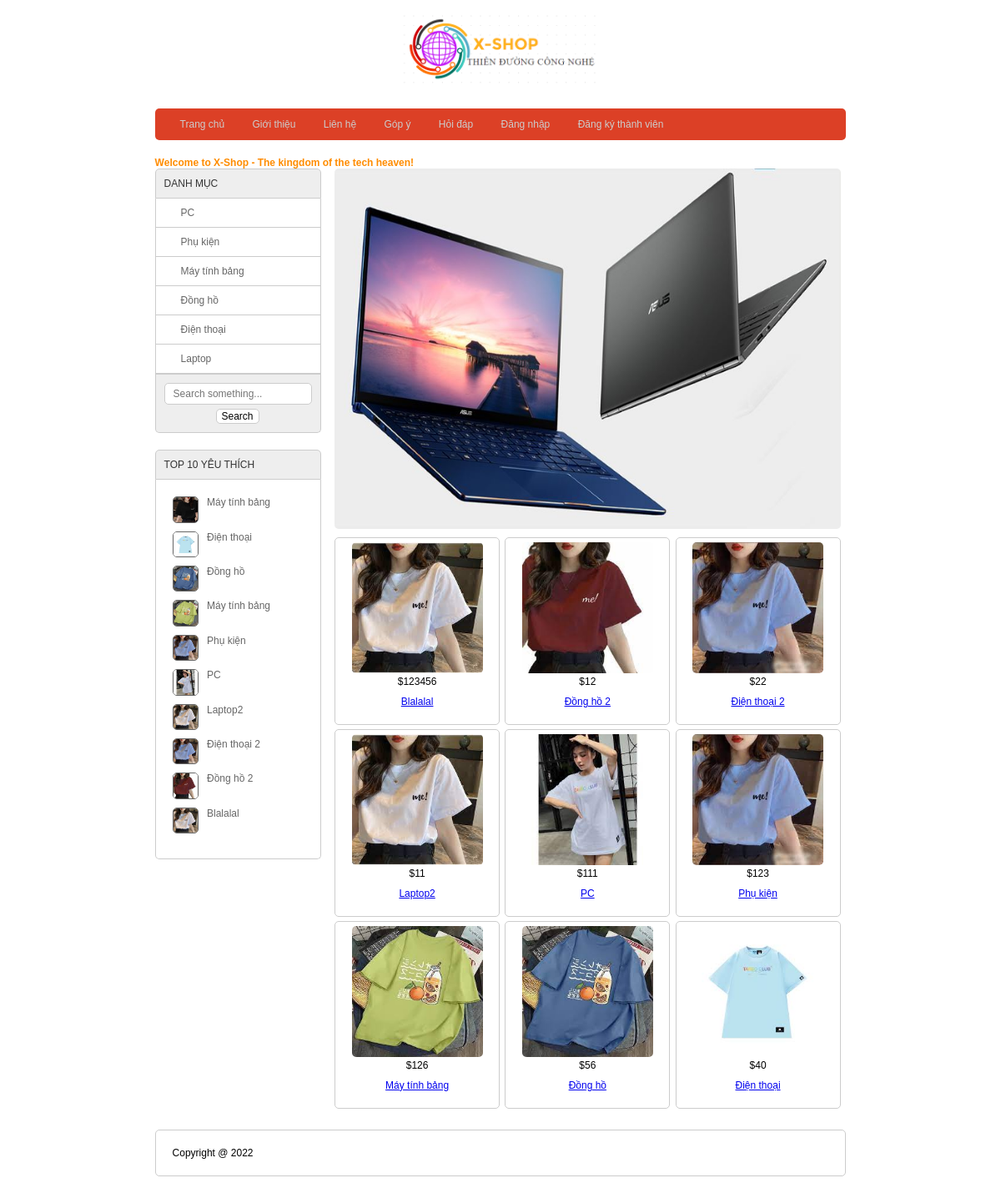
The page / on the database its author committed.
### tables this page shows
CREATE TABLE `danh_muc` (
  `id` int(11) NOT NULL,
  `name` varchar(255) NOT NULL
);

CREATE TABLE `san_pham` (
  `id` int(11) NOT NULL,
  `name` varchar(255) NOT NULL,
  `price` double(10,2) NOT NULL DEFAULT 0.00,
  `image` varchar(255) DEFAULT NULL,
  `mo_ta` text DEFAULT NULL,
  `view` int(11) NOT NULL DEFAULT 0,
  `iddm` int(11) NOT NULL
);

### model/pdo.php (called while the page is built, shortened)
<?php
function pdo_get_connection(){
    $dburl = "mysql:host=localhost;dbname=duanmau_ph23939;charset=utf8";
    $username = 'root';
    $password = '';
    $conn = new PDO($dburl, $username, $password);
    $conn->setAttribute(PDO::ATTR_ERRMODE, PDO::ERRMODE_EXCEPTION);
    return $conn;
}
function pdo_query($sql){
    $sql_args = array_slice(func_get_args(), 1);
    try{
        $conn = pdo_get_connection();
        $stmt = $conn->prepare($sql);
        $stmt->execute($sql_args);
        $rows = $stmt->fetchAll();
        return $rows;
    }
    catch(PDOException $e){
        throw $e;
    }
    finally{
        unset($conn);
    }
}

### model/danh_muc.php (called while the page is built, shortened)
<?php
function loadAll_danhmuc(){
    $sql = "select * from danh_muc order by id desc";
    $listdanhmuc=pdo_query($sql);
    return $listdanhmuc;
}
 ?>

### model/san_pham.php (called while the page is built, shortened)
<?php
function loadAll_sanpham_top10(){
    $sql ="select * from san_pham where 1 order by view desc limit 0,10";
    $listsanphamhome=pdo_query($sql);
    return $listsanphamhome;
}
function loadAll_sanpham_home(){
    $sql ="select * from san_pham where 1 order by id desc limit 0,9";
    $listsanpham=pdo_query($sql);
    return $listsanpham;
}
 ?>

### global.php (called while the page is built)
<?php
    $img_path = "Uploads/";
?>

### view/home.php (the view, shortened to what this page needs)
    <div class="row mb ">
        <div class="boxtrai mr">
            <?php include "boxLeft.php" ?>
        </div>
        <div class="boxphai">
            <div class="row">
                <div class="banner">
                    <div class="slideshow-container">
                        <div class="mySlides fade">
                            <img src="view/images/banner/bn2.jpg">
                        </div>
                    </div>
                    <br>
                </div>
            </div>
            <div class="row">
                <?php foreach($spmoi as $sp){
                        extract($sp);
                        $linksp="index.php?act=chi_tiet_sp&idsp=".$id;
                        $img = $img_path.$image; ?>
                        <div class="boxsp">
                            <div class="row image"><a href="<?=$linksp?>"><img src="<?=$img?>" alt=""></a></div>
                            <div class="price">$<?=$price?></div>
                            <div class="tensp"><a href="<?=$linksp?>"><?=$name?></a></div>
                        </div>
                <?php }?>
            </div>
        </div>
    </div>
    <div class="row mb footer">
        Copyright @ 2022
    </div>
</div>

### view/header.php (shortened to what this page needs)
<!DOCTYPE html>
<html lang="en">
    <link rel="stylesheet" href="view\css\style.css">
<body>
    <div class="boxcenter">
        <div class="row mb header">
            <a href="index.php"><img src="view/images/banner/logo.png" alt="error"></a>
        </div>
        <div class="row mb menu">
            <ul>
                <li><a href="index.php">Trang chủ</a></li>
                <li><a href="index.php?act=gioithieu">Giới thiệu</a></li>
                <li><a href="index.php?act=lienhe">Liên hệ</a></li>
                <li><a href="index.php?act=gopy">Góp ý</a></li>
                <li><a href="index.php?act=hoidap">Hỏi đáp</a></li>
                <?php
                if (isset($_SESSION['username'])) {
                    extract($_SESSION['username']);
                    if ($role == 1) { ?>
                        <li>
                            <a href="admin/index.php">Vào trang quản trị</a>
                        </li>
                    <?php } else { ?>
                        <li><a href="index.php?act=addtocart">Giỏ hàng</a></li>
                    <?php } ?>
                    <li><a href="index.php?act=viewtk">Thông tin tài khoản</a></li>
                    <li>Xin chào, <?= $username ?></li>
                <?php } else { ?>
                    <li><a href="index.php?act=dangnhap">Đăng nhập</a></li>
                    <li><a href="index.php?act=dangky">Đăng ký thành viên</a></li>
                <?php } ?>
            </ul>
        </div>
        <div class="dongchu">
            <marquee behavior="alternate" loop="-1">
                Welcome to X-Shop - The kingdom of the tech heaven!
            </marquee>
        </div>

### index.php (shortened to what this page needs)
<?php
    include "model/pdo.php";
    include "model/danh_muc.php";
    include "model/san_pham.php";
    include "view/header.php";
    include "global.php";
    $spmoi = loadAll_sanpham_home();
    $dsdm = loadAll_danhmuc();
    $dstop10 = loadAll_sanpham_top10();
    if((isset($_GET['act']))&&($_GET['act']!="")){
        $act = $_GET['act'];
        switch ($act) {
            case 'sanphamofdm':
                if (isset($_POST['kyw'])&&(($_POST['kyw'])!="")) {
                    $kyw = $_POST['kyw'];
                } else{
                    $kyw = "";
                }
                if (isset($_GET['iddm'])&&(($_GET['iddm'])>0)) {
                    $iddm = $_GET['iddm'];
                } else{
                    $iddm = 0;
                }
                $dssp = loadAll_sanpham_index($kyw,$iddm);
                $tendm = load_ten_dm($iddm);
                include "view/sanphamofdm.php";
                break;
            case 'chi_tiet_sp':
                if (isset($_GET['idsp'])&&($_GET['idsp'])>0) {
                    $id = $_GET['idsp'];
                    $onesp = loadOne_sanpham($id);
                    extract($onesp);
                    $sp_cl = load_sanpham_cungloai($id,$iddm);
                    include "view/chi_tiet_sp.php";
                } else{
                    include "view/home.php";
                }
                break;
            case 'dangky':
                    if (isset($_POST['dangky'])&&($_POST['dangky'])) {
                        if($_POST['email']=="" || $_POST['username']=="" || $_POST['password']==""){
                            $thongbao = "Vui lòng điền đầy đủ thông tin cần thiết để hoàn tất đăng ký.";
                        } else {
                            $email = $_POST["email"];
                            $username = $_POST['username'];
                            $password = $_POST['password'];
                            insert_taikhoan($username,$password,$email);
                            $thongbao = " Đăng ký thành công. Bây giờ bạn có thể đăng nhập.";
                        }
                    }
                include "view/taikhoan/dangky.php";
                break;
            case 'dangnhap':
                if (isset($_POST['dangnhap'])&&($_POST['dangnhap'])) {
                    $username = $_POST['username'];
                    $password = $_POST['password'];
                    $check_user = check_user($username,$password);
                    if(is_array($check_user)){
                        $_SESSION['username'] = $check_user;
                        $thongbao = "Đăng nhập thành công.";
                        header('location: index.php');
                    } else{
                        $thongbao = "Tài khoản không tồn tại. Vui lòng kiểm tra lại tên đăng nhập và mật khẩu hoặc đăng ký thành viên để thực hiện các chức năng.";
                    }
                }
                include "view/taikhoan/dangnhap.php";
                break;
            case 'edittk':
                if (isset($_POST['capnhat'])&&($_POST['capnhat'])) {
                    $username = $_POST['username'];
                    $password = $_POST['password'];
                    $email = $_POST['email'];
                    $address = $_POST['address'];
                    $phone = $_POST['phone'];
                    $password = $_POST['password'];
                    $id = $_POST['id'];
                    $idrole=$_POST['idrole'];
                    update_taikhoan($id,$username,$password,$email,$address,$phone,$idrole);
                    $_SESSION['username'] = check_user($username,$password);
                    header('location: index.php?act=viewtk');
                }
                include "view/taikhoan/edit_taikhoan.php";
                break;
            case "viewtk":
                include "view/taikhoan/viewtaikhoan.php";
                break;
            case 'quenmk':
                if (isset($_POST['guiemail'])&&($_POST['guiemail'])) {
                    $username = $_POST['tendn'];
                    $email = $_POST['email'];
                    $check_quenmk = check_quenmk($username,$email);
                    if(is_array($check_quenmk)){
                        $thongbao = "Mật khẩu của bạn là: ".$check_quenmk['password'];
                    } else{
                        $thongbao = "Tên đăng nhập chưa đúng hoặc email này chưa được đăng ký. Hãy thử lại.";
                    }
                }
                include "view/taikhoan/quenmk.php";
                break;
            case 'addtocart':
                if (isset($_POST['addtocart'])&&($_POST['addtocart'])) {
                    $id = $_POST['id'];
                    $name = $_POST['name'];
                    $img = $_POST['image'];
                    $price = $_POST['price'];
                    $soluong = 1;
                    $spadd = [$id,$name,$img,$price,$soluong];
                    array_push($_SESSION['mycart'],$spadd);
                }
                include "view/gio_hang/viewcart.php";
                break;
            case 'thoat':
                session_unset();
                header('location: index.php');
                break;
            case "viewcart":
                include "view/gio_hang/viewcart.php";
                break;
            case "delcart":
                    if(isset($_GET['idcart'])){
                        unset($_SESSION['mycart'][$_GET['idcart']]);
                    } else{
                        $_SESSION['mycart'] = [];
                    }
                header('location: index.php?act=viewcart');
                break;
            case 'bill':
                include "view/gio_hang/bill.php";
                break;
            case 'billconfirm':
                if (isset($_POST['confirm'])&&($_POST['confirm'])) {
                    $name = $_POST['name'];
                    $email = $_POST['email'];
                    $address = $_POST['address'];
                    $phone = $_POST['phone'];
                    date_default_timezone_set("Asia/Ho_Chi_Minh");
                    $ngaydathang = date("h:i:sa d/m/Y");
                    $tongdonhang = tongdonhang();
                    $pttt = $_POST['pttt'];
                    $idbill=insert_bill($name,$email,$address,$phone,$pttt,$ngaydathang,$tongdonhang);
                    foreach($_SESSION['mycart'] as $cart){
                        insert_cart($_SESSION['username']['id'],$cart[0],$cart[2],$cart[1],$cart[3],$cart[4],$cart[5],$idbill);
                    }
                    $_SESSION['cart']=[];
                }
                $bill=loadone_bill($idbill);
                $billct=loadall_cart($idbill);
                include "view/gio_hang/billconfirm.php";
                break;
            case 'gioithieu':
                include "view/gioithieu.php";
                break;
            case 'lienhe':
                include "view/lienhe.php";
                break;
            default:
                include "view/home.php";
                break;
        }
    } else {
        include "view/home.php";
    }
    include "view/footer.php";

### view/boxLeft.php
<div class="row mb">
    <div class="boxtitle">DANH MỤC</div>
    <div class="boxcontent2 menudoc">
        <ul>
            <?php
                foreach ($dsdm as $dm) {
                    extract($dm);
                    $linkdm="index.php?act=sanphamofdm&iddm=".$id;
                    echo '<li><a href="'.$linkdm.'">'.$name.'</a></li>';
                }
            ?>
        </ul>
    </div>
    <div class="boxfooter searchbox">
        <form action="index.php?act=sanphamofdm" method="post">
            <input type="text" name="kyw" placeholder="Search something...">
            <input type="submit" name="search" value="Search">
        </form>
    </div>
</div>
<div class="row">
    <div class="boxtitle">TOP 10 YÊU THÍCH</div>
    <div class="row boxcontent">
        <?php
            foreach ($dstop10 as $sp) {
                extract($sp);
                $linksp = "index.php?act=chi_tiet_sp&idsp=".$id;
                $img = $img_path.$image;
                echo '<div class="row mb10 top10">
                        <img src="'.$img.'" alt="">
                        <a href="'.$linksp.'">'.$name.'</a>
                    </div>';
            }
        ?>
    </div>
</div>

### view/footer.php (shortened to what this page needs)
</body>
</html>

### view/css/style.css (style rules this page uses)
* { box-sizing: border-box; font-family: sans-serif; font-size: 1vw; }
.boxcenter { width: 70%; margin: 0 auto; }
.row { float: left; width: 100%; }
.mb { margin-bottom: 20px; }
.mb10 { margin-bottom: 10px; }
.mr { margin-right: 2%; }
.footer { border: 1px #ccc solid; color: black; border-radius: 5px; padding: 20px; }
.menu { background-color: #dc4026; color: #ccc; border-radius: 5px; }
.boxtrai { float: left; width: 24%; }
.boxphai { float: left; width: 74%; }
.boxtitle { color: #333; padding: 10px; background-color: #eee; border-top-left-radius: 5px; border-top-right-radius: 5px; border: 1px #ccc solid; }
.boxcontent { border-left: 1px #ccc solid; border-right: 1px #ccc solid; border-bottom: 1px #ccc solid; border-bottom-left-radius: 5px; border-bottom-right-radius: 5px; height: auto; padding: 20px; }
.boxcontent2 { border-left: 1px #ccc solid; border-right: 1px #ccc solid; border-bottom: 1px #ccc solid; }
.boxfooter { padding: 10px; background-color: #eee; border-bottom-left-radius: 5px; border-bottom-right-radius: 5px; border-left: 1px #ccc solid; border-right: 1px #ccc solid; border-bottom: 1px #ccc solid; }
.boxsp { float: left; width: 32.3%; min-height: 200px; border: 1px #ccc solid; border-radius: 5px; margin-bottom: 5px; margin-right: 1%; text-align: center; }
.boxsp img { width: 80%; margin-top: 5px; border-radius: 5px; }
.price { margin-top: 10px; margin-bottom: 10px; }
.tensp { margin-bottom: 10px; }
.menu ul { padding: 0px 15px; }
.menu ul li { list-style-type: none; display: inline-flex; padding: 0px 15px; }
.menu ul li a { color: #ccc; text-decoration: none; transition: 0.5s; }
.searchbox input[type="submit"] { margin-left: 50%; }
.formtaikhoan input[type="submit"], .formtaikhoan input[type="reset"], .formtaikhoan input[type="button"], .formcontent input[type="submit"], .formcontent input[type="reset"], .formcontent input[type="button"], .searchbox input[type="submit"] { background-color: #fff; border: 1px #ccc solid; border-radius: 5px; }
.menudoc ul { margin: 0; padding: 0; list-style-type: none; }
.menudoc ul li { padding: 10px 30px; background-color: #fff; border-bottom: 1px #ccc solid; }
.menudoc ul li a { color: #666; text-decoration: none; }
.searchbox input[type="text"] { width: 100%; padding: 5px 10px; background-color: #fff; border: 1px #ccc solid; border-radius: 5px; }
.searchbox input[type="submit"] { margin-left: 35%; background-color: #fff; border: 1px #ccc solid; border-radius: 5px; margin-top: 5px; }
.top10 img { width: 20%; float: left; margin-right: 10px; border: 1px #666 solid; border-radius: 5px; }
.top10 a { color: #666; text-decoration: none; }
.banner { width: 99%; height: 432px; text-align: center; margin-bottom: 10px; border-radius: 5px; }
* { box-sizing: border-box }
.slideshow-container { width: 100%; height: 432px; position: relative; margin: auto; }
.mySlides { display: none; }
.fade { animation-name: fade; animation-duration: 1.5s; }
.fade img { width: 100%; height: 432px; border-radius: 5px; }

### view/header.php (style rules this page uses)
.header img { width: 30%; height: 50%; background-color: white; margin-left: 35%; }
.header { font-size: 1vw; color: rgb(0, 0, 0); border-radius: 5px; }
.dongchu { margin-top: 3px; color: darkorange; font-size: 20px; font-weight: bolder; }

### rows shown on the page
danh_muc: name "PC"
danh_muc: name "Phụ kiện"
danh_muc: name "Máy tính bảng"
danh_muc: name "Đồng hồ"
danh_muc: name "Điện thoại"
danh_muc: name "Laptop"
san_pham: image (picture), name "Máy tính bảng"
san_pham: image (picture), name "Điện thoại", price "40"
san_pham: image (picture), name "Đồng hồ", price "56"
san_pham: image (picture), name "Máy tính bảng", price "126"
san_pham: image (picture), name "Phụ kiện", price "123"
san_pham: image (picture), name "PC", price "111"
san_pham: image (picture), name "Laptop2", price "11"
san_pham: image (picture), name "Điện thoại 2", price "22"
san_pham: image (picture), name "Đồng hồ 2", price "12"
san_pham: image (picture), name "Blalalal", price "123456"
